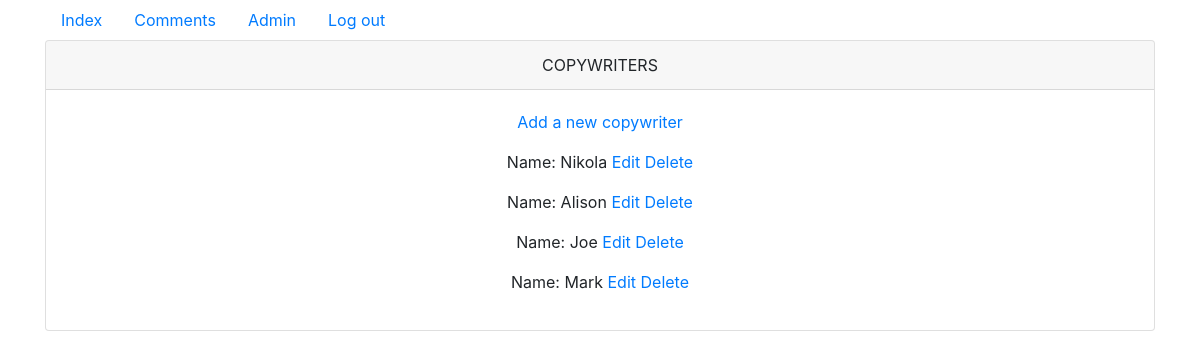
Screenshot of /admin/copywriters (signed in) with the database file from the repository.
### tables this page shows
CREATE TABLE `copywriter` (
  `id` int(11) NOT NULL,
  `name` varchar(191) NOT NULL,
  `description_short` varchar(191) NOT NULL,
  `description` varchar(191) NOT NULL,
  `hourly_rate` float NOT NULL
);

### modules.php (called while the page is built, shortened)
<?php
function view($viewName, $data = [], $extra = []) {
    extract($data);
    return require_once 'views/' . $viewName . '.view.php';
}

### controllers/AdminController.php (called while the page is built, shortened)
<?php
class AdminController {
    public function copywriters() {
        $cws = new ContentWriter();
        $data = $cws->index();
        return view('admin/copywriters', $data);
    }
}

### Router.php (called while the page is built, shortened)
<?php
class Router {
    public $uri;
    public $action;
    public $parameters;
    public function route() {
        $this->request = new Request();
        $this->uri = $this->trim($this->request->uri);
    }
    public function trim($uri) {
        return trim($uri, '/');
    }
    public function getParameters()
    {
        $parameters = explode('/', $this->uri);
        if (isset($parameters[1])) {
            $this->action = $parameters[1];
            } else $this->action = 'index';
        if (isset($parameters[2])) {
            $this->parameters = $parameters[2];
        } else $this->parameters = '';
    }
    public function direct() {
        $action = $this->action;
        $controller = new $controller;
        $controller->$action($this->parameters);
    }
}

### models/Model.php (called while the page is built)
<?php
class Model {
    public function db()
    {
        $host = 'localhost';
        $db = 'cws';
        $user = 'root';
        $pass = '';
        $dsn = "mysql:host=$host;dbname=$db;";
        $options = [
            PDO::ATTR_ERRMODE            => PDO::ERRMODE_EXCEPTION,
            PDO::ATTR_DEFAULT_FETCH_MODE => PDO::FETCH_OBJ,
            PDO::ATTR_EMULATE_PREPARES   => false,
        ];
        try {
            $pdo = new PDO($dsn, $user, $pass, $options);
            return $pdo;
        } catch (\PDOException $e) {
            throw new \PDOException($e->getMessage(), (int)$e->getCode());
        }
    }
}

### models/ContentWriter.php (called while the page is built, shortened)
<?php
class ContentWriter extends Model {
    public function index() {
        $res = $this->db()->query("SELECT * FROM copywriter")->fetchAll(PDO::FETCH_OBJ);
        return $res;
    }
}

### views/admin/copywriters.view.php (the view)
<p><a href="/admin/add_copywriter">Add a new copywriter</a></p>
<?php
foreach ($data as $cw) { ?>
    <p>
        Name: <?=$cw->name?>
        <a href="/admin/edit_copywriter/<?=$cw->id?>">Edit</a>
        <a href="/admin/delete_copywriter/<?=$cw->id?>"><red>Delete</red></a>
    </p>
<?php }

### rows the page displays
copywriter: name "Nikola"
copywriter: name "Alison"
copywriter: name "Joe"
copywriter: name "Mark"
